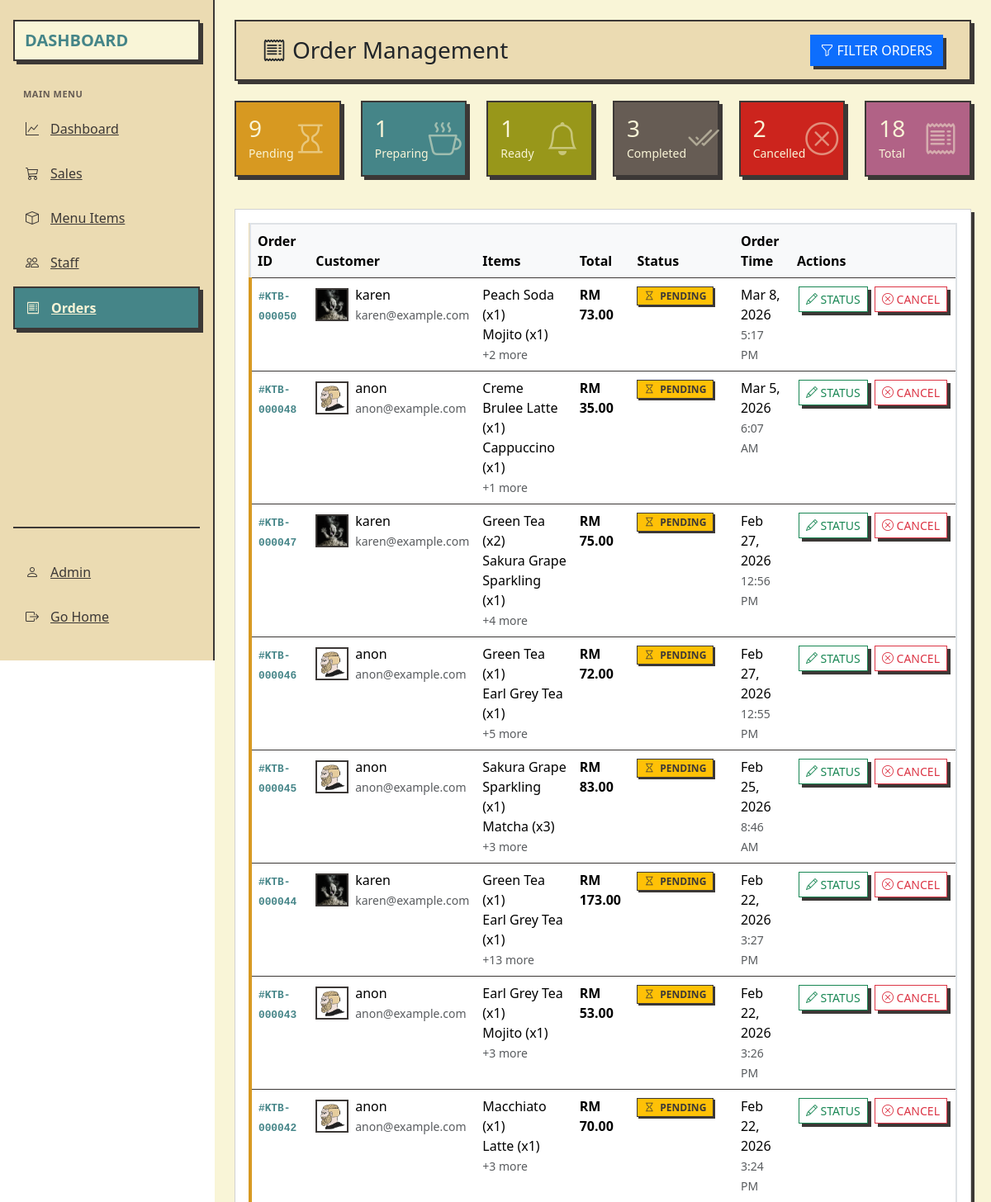
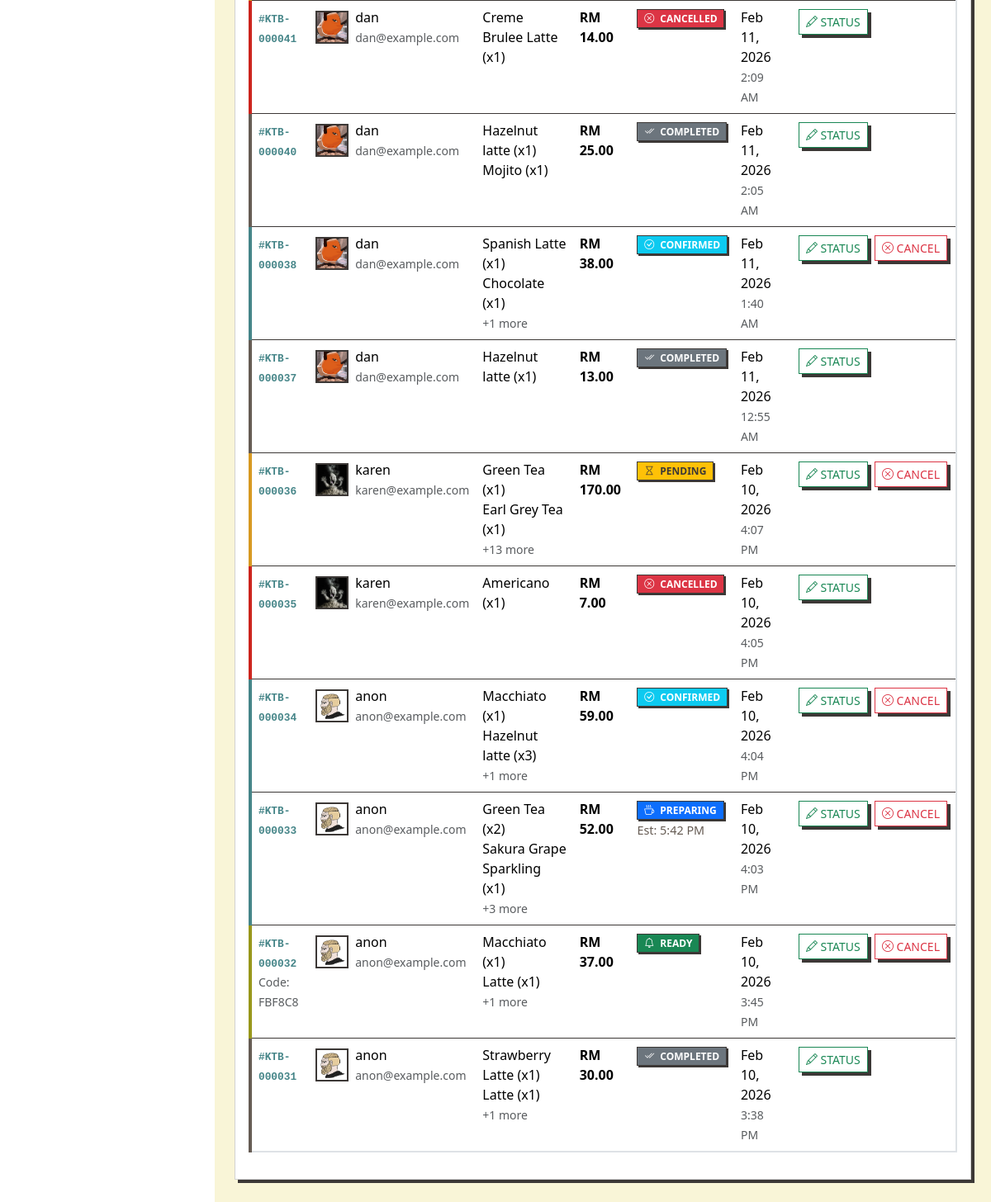
The page /orders.php (signed in) on the database its author committed (2 pictures, top to bottom).
### tables this page shows
CREATE TABLE `orders` (
  `id` int(11) NOT NULL,
  `user_id` int(11) DEFAULT NULL,
  `total_amount` decimal(10,2) NOT NULL,
  `payment_id` varchar(255) NOT NULL,
  `status` varchar(20) DEFAULT 'pending',
  `created_at` timestamp NOT NULL DEFAULT current_timestamp(),
  `updated_at` timestamp NOT NULL DEFAULT current_timestamp() ON UPDATE current_timestamp(),
  `estimated_ready_time` datetime DEFAULT NULL,
  `notes` text DEFAULT NULL,
  `pickup_code` varchar(10) DEFAULT NULL
);

CREATE TABLE `users` (
  `id` int(11) NOT NULL,
  `username` varchar(50) NOT NULL,
  `email` varchar(100) NOT NULL,
  `password` varchar(255) NOT NULL,
  `role_id` int(11) NOT NULL,
  `email_verified` tinyint(1) DEFAULT 0,
  `verification_token` varchar(64) DEFAULT NULL,
  `token_expires` datetime DEFAULT NULL,
  `profile_picture` varchar(255) DEFAULT 'default-profile.png',
  `is_active` tinyint(1) DEFAULT 1,
  `banned_at` datetime DEFAULT NULL,
  `ban_reason` text DEFAULT NULL
);

CREATE TABLE `menu_items` (
  `id` int(11) NOT NULL,
  `name` varchar(100) NOT NULL,
  `description` text DEFAULT NULL,
  `price` decimal(10,2) NOT NULL,
  `category` varchar(50) NOT NULL,
  `image_url` varchar(255) DEFAULT NULL,
  `is_available` tinyint(1) DEFAULT 1,
  `created_at` timestamp NOT NULL DEFAULT current_timestamp(),
  `updated_at` timestamp NOT NULL DEFAULT current_timestamp() ON UPDATE current_timestamp()
);

CREATE TABLE `order_items` (
  `id` int(11) NOT NULL,
  `order_id` int(11) NOT NULL,
  `menu_item_id` int(11) NOT NULL,
  `quantity` int(11) NOT NULL,
  `price` decimal(10,2) NOT NULL
);

### orders.php (the view, shortened to what the rows shown need)
<?php
require 'app/db.php';
require 'app/order_functions.php';
$status_filter = $_GET['status'] ?? 'all';
$date_from = $_GET['date_from'] ?? '';
$date_to = $_GET['date_to'] ?? '';
$search = $_GET['search'] ?? '';
$orders = getOrdersWithFilters($pdo, $status_filter, $date_from, $date_to, $search);
?>
<!DOCTYPE html>
<html lang="en">
<head>
    <link rel="stylesheet" href="assets/css/dashboard.css">
    <link href="assets/vendor/bootstrap/css/bootstrap.min.css" rel="stylesheet">
    <link href="assets/vendor/bootstrap-icons/bootstrap-icons.css" rel="stylesheet">
</head>
<body>
    <div class="app-container">
        <div class="main-content">
            <div class="p-4">
                <div class="top-bar d-flex justify-content-between align-items-center mb-4">
                    <h1 class="h3 mb-0">
                        <i class="bi bi-receipt me-2"></i>Order Management
                    </h1>
                </div>
                <div class="card mb-4">
                    <div class="card-body">
                        <?php if (empty($orders)): ?>
                        <div class="text-center text-muted py-5">
                            <i class="bi bi-receipt display-1 opacity-25"></i>
                            <h4 class="mt-3">No orders found</h4>
                            <p>Try adjusting your filters or check back later.</p>
                        </div>
                        <?php else: ?>
                        <div class="table-responsive">
                            <table class="table table-hover">
                                <thead class="table-light">
                                    <tr>
                                        <th>Order ID</th>
                                        <th>Customer</th>
                                        <th>Items</th>
                                        <th>Total</th>
                                        <th>Status</th>
                                        <th>Order Time</th>
                                        <th>Actions</th>
                                    </tr>
                                </thead>
                                <tbody>
                                    <?php foreach ($orders as $order): ?>
                                    <?php
                                    $status_display = getOrderStatusDisplay($order['current_status']);
                                    $order_items = getOrderItems($pdo, $order['id']);
                                    ?>
                                    <tr class="order-card <?php echo $order['current_status']; ?>">
                                        <td>
                                            <strong class="order-number">
                                                #KTB-<?php echo str_pad($order['id'], 6, '0', STR_PAD_LEFT); ?>
                                            </strong>
                                            <?php if ($order['pickup_code']): ?>
                                            <br>
                                            <small class="text-muted">
                                                Code: <?php echo $order['pickup_code']; ?>
                                            </small>
                                            <?php endif; ?>
                                        </td>
                                        <td>
                                            <div class="d-flex align-items-center">
                                                <?php if ($order['profile_picture']): ?>
                                                <img src="<?php echo htmlspecialchars($order['profile_picture']); ?>"
                                                    alt="Customer"
                                                    class="customer-avatar me-2">
                                                <?php else: ?>
                                                <div class="customer-avatar bg-secondary d-flex align-items-center justify-content-center me-2">
                                                    <i class="bi bi-person text-white"></i>
                                                </div>
                                                <?php endif; ?>
                                                <div>
                                                    <div><?php echo htmlspecialchars($order['username'] ?? 'Guest'); ?></div>
                                                    <small class="text-muted">
                                                        <?php echo htmlspecialchars($order['email'] ?? ''); ?>
                                                    </small>
                                                </div>
                                            </div>
                                        </td>
                                        <td>
                                            <?php if (!empty($order_items)): ?>
                                            <?php
                                            $item_names = array_map(function($item) {
                                                return $item['name'] . ' (x' . $item['quantity'] . ')';
                                            }, array_slice($order_items, 0, 2));
                                            echo implode('<br>', $item_names);
                                            if (count($order_items) > 2) {
                                                echo '<br><small class="text-muted">+' . (count($order_items) - 2) . ' more</small>';
                                            }
                                            ?>
                                            <?php endif; ?>
                                        </td>
                                        <td class="fw-bold">RM <?php echo number_format($order['total_amount'], 2); ?></td>
                                        <td>
                                            <span class="badge bg-<?php echo $status_display['class']; ?>">
                                                <i class="bi <?php echo $status_display['icon']; ?> me-1"></i>
                                                <?php echo $status_display['text']; ?>
                                            </span>
                                            <?php if ($order['estimated_ready_time']): ?>
                                            <br>
                                            <small class="time-remaining">
                                                Est: <?php echo date('g:i A', strtotime($order['estimated_ready_time'])); ?>
                                            </small>
                                            <?php endif; ?>
                                        </td>
                                        <td>
                                            <?php echo date('M j, Y', strtotime($order['created_at'])); ?><br>
                                            <small class="text-muted">
                                                <?php echo date('g:i A', strtotime($order['created_at'])); ?>
                                            </small>
                                        </td>
                                        <td class="table-actions">
                                            <button class="btn btn-sm btn-outline-success"
                                                data-bs-toggle="modal"
                                                data-bs-target="#updateStatusModal"
                                                onclick="updateOrderStatusModal(<?php echo $order['id']; ?>, '<?php echo $order['current_status']; ?>')">
                                                <i class="bi bi-pencil"></i> Status
                                            </button>
                                            <?php if ($order['current_status'] !== 'cancelled' && $order['current_status'] !== 'completed'): ?>
                                            <button class="btn btn-sm btn-outline-danger"
                                                data-bs-toggle="modal"
                                                data-bs-target="#cancelOrderModal"
                                                onclick="cancelOrderModal(<?php echo $order['id']; ?>)">
                                                <i class="bi bi-x-circle"></i> Cancel
                                            </button>
                                            <?php endif; ?>
                                        </td>
                                    </tr>
                                    <?php endforeach; ?>
                                </tbody>
                            </table>
                        </div>
                        <?php endif; ?>
                    </div>
                </div>
            </div>
        </div>
    </div>
</body>
</html>

### rows shown on the page
orders: id "000050", user.profile_picture (picture), user.username "karen", user.email "karen@example.com", item_names "Peach Soda (x1) Mojito (x1)", count($order_items) - 2 "2", total_amount "73.00", text "PENDING", created_at "Mar 8, 2026", created_at "5:17 PM"
orders: id "000048", user.profile_picture (picture), user.username "anon", user.email "anon@example.com", item_names "Creme Brulee Latte (x1) Cappuccino (x1)", count($order_items) - 2 "1", total_amount "35.00", text "PENDING", created_at "Mar 5, 2026", created_at "6:07 AM"
orders: id "000047", user.profile_picture (picture), user.username "karen", user.email "karen@example.com", item_names "Green Tea (x2) Sakura Grape Sparkling (x1)", count($order_items) - 2 "4", total_amount "75.00", text "PENDING", created_at "Feb 27, 2026", created_at "12:56 PM"
orders: id "000046", user.profile_picture (picture), user.username "anon", user.email "anon@example.com", item_names "Green Tea (x1) Earl Grey Tea (x1)", count($order_items) - 2 "5", total_amount "72.00", text "PENDING", created_at "Feb 27, 2026", created_at "12:55 PM"
orders: id "000045", user.profile_picture (picture), user.username "anon", user.email "anon@example.com", item_names "Sakura Grape Sparkling (x1) Matcha (x3)", count($order_items) - 2 "3", total_amount "83.00", text "PENDING", created_at "Feb 25, 2026", created_at "8:46 AM"
orders: id "000044", user.profile_picture (picture), user.username "karen", user.email "karen@example.com", item_names "Green Tea (x1) Earl Grey Tea (x1)", count($order_items) - 2 "13", total_amount "173.00", text "PENDING", created_at "Feb 22, 2026", created_at "3:27 PM"
orders: id "000043", user.profile_picture (picture), user.username "anon", user.email "anon@example.com", item_names "Earl Grey Tea (x1) Mojito (x1)", count($order_items) - 2 "3", total_amount "53.00", text "PENDING", created_at "Feb 22, 2026", created_at "3:26 PM"
orders: id "000042", user.profile_picture (picture), user.username "anon", user.email "anon@example.com", item_names "Macchiato (x1) Latte (x1)", count($order_items) - 2 "3", total_amount "70.00", text "PENDING", created_at "Feb 22, 2026", created_at "3:24 PM"
orders: id "000041", user.profile_picture (picture), user.username "dan", user.email "dan@example.com", menu_items.name "Creme Brulee Latte (x1)", total_amount "14.00", text "CANCELLED", created_at "Feb 11, 2026", created_at "2:09 AM"
orders: id "000040", user.profile_picture (picture), user.username "dan", user.email "dan@example.com", item_names "Hazelnut latte (x1) Mojito (x1)", total_amount "25.00", text "COMPLETED", created_at "Feb 11, 2026", created_at "2:05 AM"
orders: id "000038", user.profile_picture (picture), user.username "dan", user.email "dan@example.com", item_names "Spanish Latte (x1) Chocolate (x1)", count($order_items) - 2 "1", total_amount "38.00", text "CONFIRMED", created_at "Feb 11, 2026", created_at "1:40 AM"
orders: id "000037", user.profile_picture (picture), user.username "dan", user.email "dan@example.com", menu_items.name "Hazelnut latte (x1)", total_amount "13.00", text "COMPLETED", created_at "Feb 11, 2026", created_at "12:55 AM"
orders: id "000036", user.profile_picture (picture), user.username "karen", user.email "karen@example.com", item_names "Green Tea (x1) Earl Grey Tea (x1)", count($order_items) - 2 "13", total_amount "170.00", text "PENDING", created_at "Feb 10, 2026", created_at "4:07 PM"
orders: id "000035", user.profile_picture (picture), user.username "karen", user.email "karen@example.com", menu_items.name "Americano (x1)", total_amount "7.00", text "CANCELLED", created_at "Feb 10, 2026", created_at "4:05 PM"
orders: id "000034", user.profile_picture (picture), user.username "anon", user.email "anon@example.com", item_names "Macchiato (x1) Hazelnut latte (x3)", count($order_items) - 2 "1", total_amount "59.00", text "CONFIRMED", created_at "Feb 10, 2026", created_at "4:04 PM"
orders: id "000033", user.profile_picture (picture), user.username "anon", user.email "anon@example.com", item_names "Green Tea (x2) Sakura Grape Sparkling (x1)", count($order_items) - 2 "3", total_amount "52.00", text "PREPARING", estimated_ready_time "5:42 PM", created_at "Feb 10, 2026", created_at "4:03 PM"
orders: id "000032", pickup_code "FBF8C8", user.profile_picture (picture), user.username "anon", user.email "anon@example.com", item_names "Macchiato (x1) Latte (x1)", count($order_items) - 2 "1", total_amount "37.00", text "READY", created_at "Feb 10, 2026", created_at "3:45 PM"
orders: id "000031", user.profile_picture (picture), user.username "anon", user.email "anon@example.com", item_names "Strawberry Latte (x1) Latte (x1)", count($order_items) - 2 "1", total_amount "30.00", text "COMPLETED", created_at "Feb 10, 2026", created_at "3:38 PM"

### other values the page prints
$pending_count "9"
$preparing_count "1"
$ready_count "1"
$completed_count "3"
$cancelled_count "2"
$total_orders "18"
